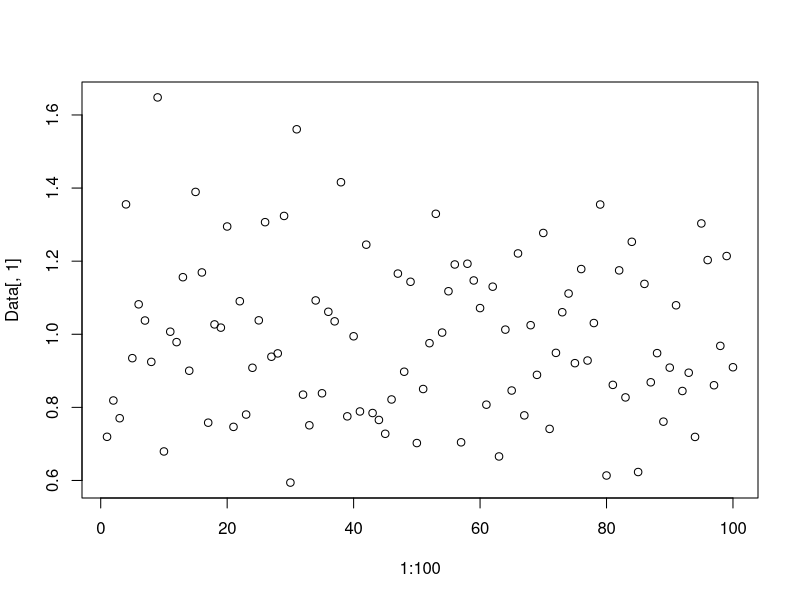

The R source for this figure:
# Runs the stochastic (with gaussian fluctuations) Ricker Eqn .

rm(list=ls())

stochrick<-function(p0=runif(1000,.5,1.5),r=1.2,K=1,sigma=0.2,numyears=100){
  #initialize
  N<-matrix(NA,numyears,length(p0))
  N[1,]<-p0
  
  for (pop in 1:length(p0)) #loop through the populations
  {
    for (yr in 2:numyears) #for each pop, loop through the years
    {
      N[yr,pop]<-N[yr-1,pop]*exp(r*(1-N[yr-1,pop]/K)+rnorm(1,0,sigma))
    }
  }
  return(N)
}
  
  # Now write another code called stochrickvect that vectorizes the above 
  # to the extent possible, with improved performance: 

stochrickvect <- function(p0=runif(1000,.5,1.5),r=1.2,K=1,sigma=0.2,numyears=100){
  #initialize
  N<-matrix(NA,numyears,length(p0))
  N[1,]<-p0
  
  #loop through the populations
  for (yr in 2:numyears){
    N[yr,]<-N[yr-1,]*exp(r*(1-N[yr-1,]/K)+rnorm(1,0,sigma))
  }
  
  return(N)
}

Data = stochrickvect()
plot(1:100,Data[,1])
#print("Stochastic Ricker takes:")
#print(system.time(res2<-stochrick()))

print("Vectorized Stochastic Ricker takes:")
print(system.time(res2<-stochrickvect()))
  
  